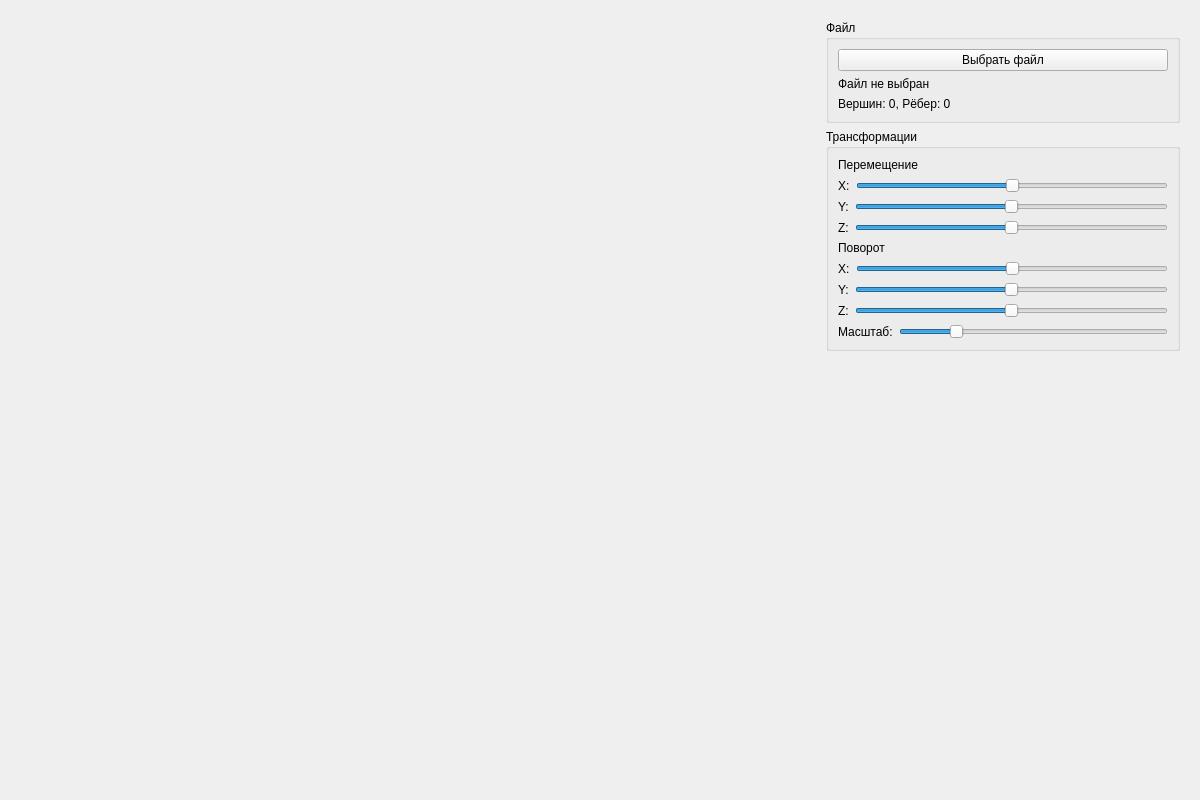
<?xml version="1.0" encoding="UTF-8"?>
<ui version="4.0">
  <class>View</class>
  <widget class="QWidget" name="View">
    <property name="geometry">
      <rect>
        <x>0</x>
        <y>0</y>
        <width>1200</width>
        <height>800</height>
      </rect>
    </property>
    <property name="windowTitle">
      <string>3D Viewer v2.0</string>
    </property>
    <layout class="QHBoxLayout" name="horizontalLayout">
      <item>
        <widget class="QWidget" name="opengl_widget" native="true">
          <property name="minimumSize">
            <size>
              <width>800</width>
              <height>600</height>
            </size>
          </property>
        </widget>
      </item>
      <item>
        <widget class="QWidget" name="control_panel" native="true">
          <property name="maximumSize">
            <size>
              <width>400</width>
              <height>16777215</height>
            </size>
          </property>
          <layout class="QVBoxLayout" name="verticalLayout">
            <item>
              <widget class="QGroupBox" name="groupBox_file">
                <property name="title">
                  <string>Файл</string>
                </property>
                <layout class="QVBoxLayout" name="verticalLayout_file">
                  <item>
                    <widget class="QPushButton" name="pushButton_load_file">
                      <property name="text">
                        <string>Выбрать файл</string>
                      </property>
                    </widget>
                  </item>
                  <item>
                    <widget class="QLabel" name="label_filename">
                      <property name="text">
                        <string>Файл не выбран</string>
                      </property>
                    </widget>
                  </item>
                  <item>
                    <widget class="QLabel" name="label_file_info">
                      <property name="text">
                        <string>Вершин: 0, Рёбер: 0</string>
                      </property>
                    </widget>
                  </item>
                </layout>
              </widget>
            </item>
            <item>
              <widget class="QGroupBox" name="groupBox_transform">
                <property name="title">
                  <string>Трансформации</string>
                </property>
                <layout class="QVBoxLayout" name="verticalLayout_transform">
                  <item>
                    <widget class="QLabel" name="label_move">
                      <property name="text">
                        <string>Перемещение</string>
                      </property>
                    </widget>
                  </item>
                  <item>
                    <layout class="QHBoxLayout" name="horizontalLayout_move_x">
                      <item>
                        <widget class="QLabel" name="label_move_x">
                          <property name="text">
                            <string>X:</string>
                          </property>
                        </widget>
                      </item>
                      <item>
                        <widget class="QSlider" name="horizontalSlider_move_x">
                          <property name="minimum">
                            <number>-100</number>
                          </property>
                          <property name="maximum">
                            <number>100</number>
                          </property>
                          <property name="orientation">
                            <enum>Qt::Horizontal</enum>
                          </property>
                        </widget>
                      </item>
                    </layout>
                  </item>
                  <item>
                    <layout class="QHBoxLayout" name="horizontalLayout_move_y">
                      <item>
                        <widget class="QLabel" name="label_move_y">
                          <property name="text">
                            <string>Y:</string>
                          </property>
                        </widget>
                      </item>
                      <item>
                        <widget class="QSlider" name="horizontalSlider_move_y">
                          <property name="minimum">
                            <number>-100</number>
                          </property>
                          <property name="maximum">
                            <number>100</number>
                          </property>
                          <property name="orientation">
                            <enum>Qt::Horizontal</enum>
                          </property>
                        </widget>
                      </item>
                    </layout>
                  </item>
                  <item>
                    <layout class="QHBoxLayout" name="horizontalLayout_move_z">
                      <item>
                        <widget class="QLabel" name="label_move_z">
                          <property name="text">
                            <string>Z:</string>
                          </property>
                        </widget>
                      </item>
                      <item>
                        <widget class="QSlider" name="horizontalSlider_move_z">
                          <property name="minimum">
                            <number>-100</number>
                          </property>
                          <property name="maximum">
                            <number>100</number>
                          </property>
                          <property name="orientation">
                            <enum>Qt::Horizontal</enum>
                          </property>
                        </widget>
                      </item>
                    </layout>
                  </item>
                  <item>
                    <widget class="QLabel" name="label_rotate">
                      <property name="text">
                        <string>Поворот</string>
                      </property>
                    </widget>
                  </item>
                  <item>
                    <layout class="QHBoxLayout" name="horizontalLayout_rotate_x">
                      <item>
                        <widget class="QLabel" name="label_rotate_x">
                          <property name="text">
                            <string>X:</string>
                          </property>
                        </widget>
                      </item>
                      <item>
                        <widget class="QSlider" name="horizontalSlider_rotate_x">
                          <property name="minimum">
                            <number>-180</number>
                          </property>
                          <property name="maximum">
                            <number>180</number>
                          </property>
                          <property name="orientation">
                            <enum>Qt::Horizontal</enum>
                          </property>
                        </widget>
                      </item>
                    </layout>
                  </item>
                  <item>
                    <layout class="QHBoxLayout" name="horizontalLayout_rotate_y">
                      <item>
                        <widget class="QLabel" name="label_rotate_y">
                          <property name="text">
                            <string>Y:</string>
                          </property>
                        </widget>
                      </item>
                      <item>
                        <widget class="QSlider" name="horizontalSlider_rotate_y">
                          <property name="minimum">
                            <number>-180</number>
                          </property>
                          <property name="maximum">
                            <number>180</number>
                          </property>
                          <property name="orientation">
                            <enum>Qt::Horizontal</enum>
                          </property>
                        </widget>
                      </item>
                    </layout>
                  </item>
                  <item>
                    <layout class="QHBoxLayout" name="horizontalLayout_rotate_z">
                      <item>
                        <widget class="QLabel" name="label_rotate_z">
                          <property name="text">
                            <string>Z:</string>
                          </property>
                        </widget>
                      </item>
                      <item>
                        <widget class="QSlider" name="horizontalSlider_rotate_z">
                          <property name="minimum">
                            <number>-180</number>
                          </property>
                          <property name="maximum">
                            <number>180</number>
                          </property>
                          <property name="orientation">
                            <enum>Qt::Horizontal</enum>
                          </property>
                        </widget>
                      </item>
                    </layout>
                  </item>
                  <item>
                    <layout class="QHBoxLayout" name="horizontalLayout_scale">
                      <item>
                        <widget class="QLabel" name="label_scale">
                          <property name="text">
                            <string>Масштаб:</string>
                          </property>
                        </widget>
                      </item>
                      <item>
                        <widget class="QSlider" name="horizontalSlider_scale">
                          <property name="minimum">
                            <number>1</number>
                          </property>
                          <property name="maximum">
                            <number>500</number>
                          </property>
                          <property name="value">
                            <number>100</number>
                          </property>
                          <property name="orientation">
                            <enum>Qt::Horizontal</enum>
                          </property>
                        </widget>
                      </item>
                    </layout>
                  </item>
                </layout>
              </widget>
            </item>
            <item>
              <spacer name="verticalSpacer">
                <property name="orientation">
                  <enum>Qt::Vertical</enum>
                </property>
                <property name="sizeHint" stdset="0">
                  <size>
                    <width>20</width>
                    <height>40</height>
                  </size>
                </property>
              </spacer>
            </item>
          </layout>
        </widget>
      </item>
    </layout>
  </widget>
  <resources/>
  <connections/>
</ui>
